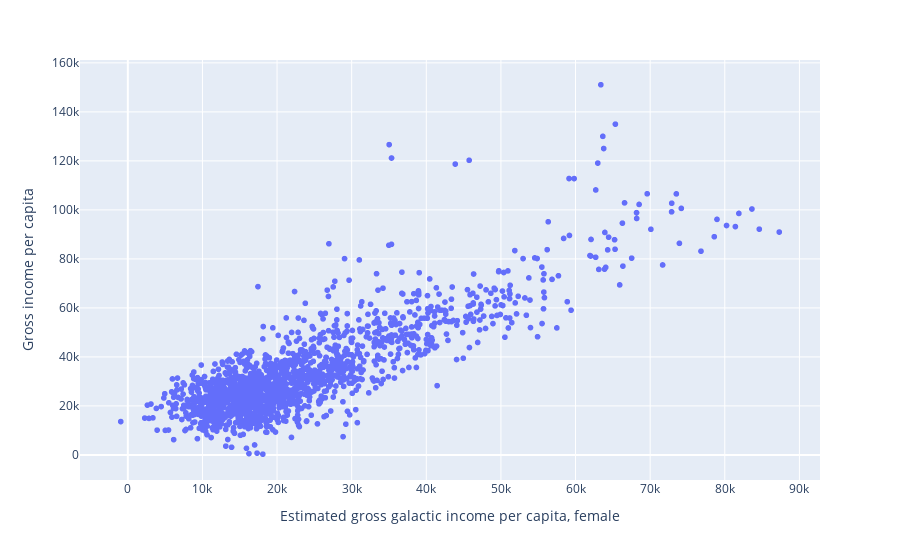

Notebook cell for this chart:
### Code cell
# df['income_mean'] = (df['Estimated gross galactic income per capita, female'] + df['Estimated gross galactic income per capita, male']) / 2
# df['secondary_edu_mf_mean'] = df[['Population with at least some secondary education, female (% ages 25 and older)',
#    'Population with at least some secondary education, male (% ages 25 and older)']].mean(axis=1)

px.scatter(df, x='Estimated gross galactic income per capita, female', 
           y='Gross income per capita')

### Figure 1 — Plotly figure (JSON) as saved in the notebook; plotly's stock layout.template omitted (floating-point values rounded to 4 significant figures; data arrays with more than 128 entries replaced by an {"elided": "..."} marker saying what was removed)
{"data": [{"hovertemplate": "Estimated gross galactic income per capita, female=%{x}<br>Gross income per capita=%{y}<extra></extra>", "legendgroup": "", "marker": {"color": "#636efa", "symbol": "circle"}, "mode": "markers", "name": "", "showlegend": false, "type": "scattergl", "x": {"elided": "4755 float values"}, "xaxis": "x", "y": {"elided": "4755 float values"}, "yaxis": "y"}], "layout": {"legend": {"tracegroupgap": 0}, "margin": {"t": 60}, "xaxis": {"anchor": "y", "domain": [0, 1], "title": {"text": "Estimated gross galactic income per capita, female"}}, "yaxis": {"anchor": "x", "domain": [0, 1], "title": {"text": "Gross income per capita"}}}}
